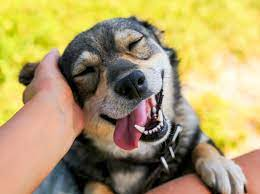
#> input picture Photos/dog.jpg, 260 x 194 px
$ python basic.py
#> lines starting #> are read from the running program, lines starting #| are printed output that depends on the picture; after the words box and inside, x2 and y2 are one past the last pixel; in counts of white or black regions, pixels touching at a corner belong together
import cv2 as cv

img = cv.imread('Photos/dog.jpg')
#> img is the input picture: shape (194, 260, 3); mean B, G, R 105.7, 157, 175.3
cv.imshow('dog', img)

# Converting to grayscale
gray = cv.cvtColor(img, cv.COLOR_BGR2GRAY)
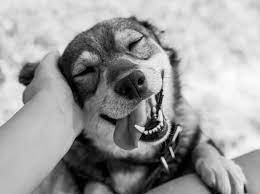
#> gray: shape (194, 260); min 0, max 253, mean 156.6
# cv.imshow('gray', gray)

#Blur
blur = cv.GaussianBlur(img, (3,3), cv.BORDER_DEFAULT)
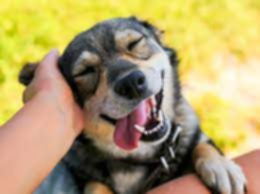
#> blur: shape (194, 260, 3); mean B, G, R 105.7, 157, 175.3
# cv.imshow('Blur', blur)

#Edge cascade
canny = cv.Canny(blur, 125, 175)
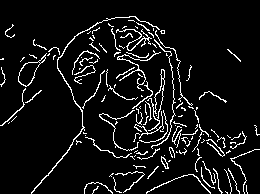
#> canny: shape (194, 260); 7.6% white in thin lines or dots
# cv.imshow('Canny', canny)

# Resize
resized = cv.resize(img, (500,500))
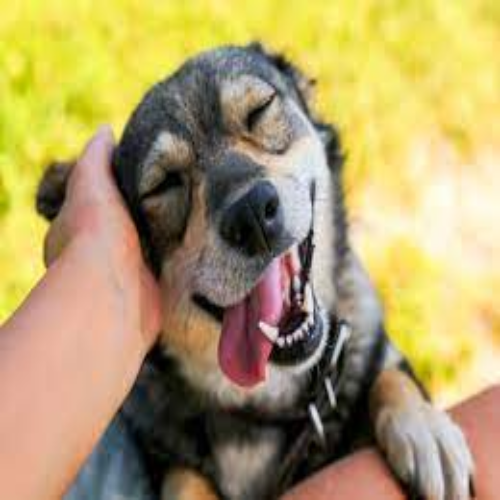
#> resized: shape (500, 500, 3); mean B, G, R 105.6, 156.8, 175.2
cv.imshow('Resized', resized)

#Crop
cropped = img[50:200, 200:400]
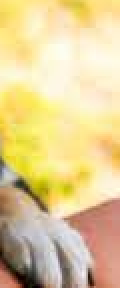
#> cropped: shape (144, 60, 3) (shown 2 times larger); mean B, G, R 148.8, 205, 226.5
cv.imshow('cropped', cropped)

cv.waitKey(0)

$ run again, with Photos/cat.jpg copied over Photos/dog.jpg
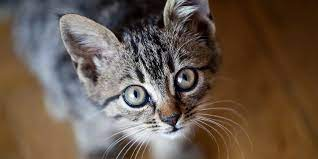
#> input picture Photos/cat.jpg, 318 x 159 px
#> img is the input picture: shape (159, 318, 3); mean B, G, R 75.5, 88.6, 105.2
#> `canny = cv.Canny(blur, 125, 175)`:
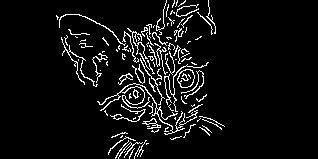
#> canny: shape (159, 318); 6.3% white in thin lines or dots, all inside (x1, y1, x2, y2) = (56, 0, 225, 159)
#> `cropped = img[50:200, 200:400]`:
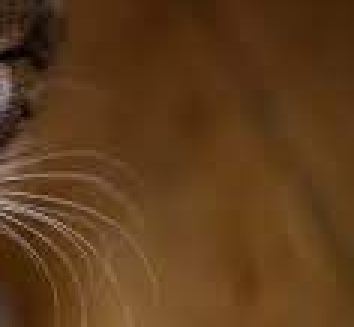
#> cropped: shape (109, 118, 3) (shown 3 times larger); mean B, G, R 27.3, 59.7, 93.7

$ run again, with Photos/cat2.jpg copied over Photos/dog.jpg
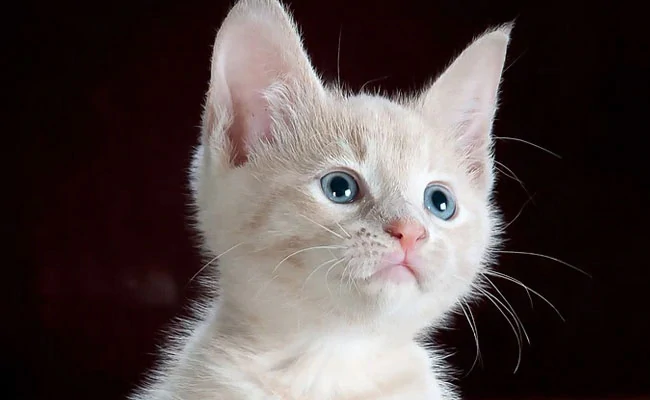
#> input picture Photos/cat2.jpg, 650 x 400 px
#> img is the input picture: shape (400, 650, 3); mean B, G, R 70.2, 71.4, 82.5
#> `canny = cv.Canny(blur, 125, 175)`:
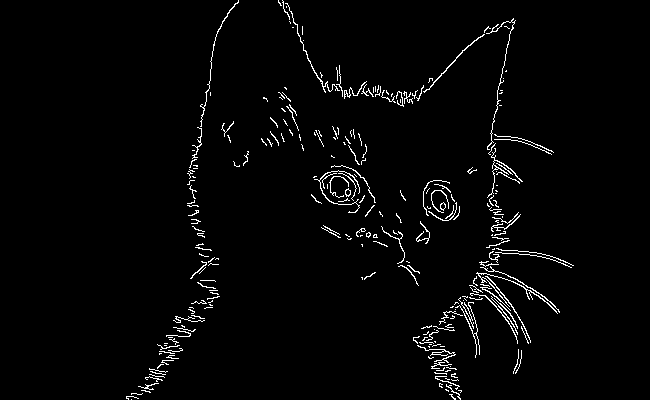
#> canny: shape (400, 650); 2.4% white in thin lines or dots, all inside (x1, y1, x2, y2) = (126, 0, 574, 400)
#> `cropped = img[50:200, 200:400]`:
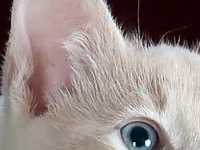
#> cropped: shape (150, 200, 3); mean B, G, R 137.7, 140.9, 154.3

$ run again, with Photos/cat4.jpg copied over Photos/dog.jpg
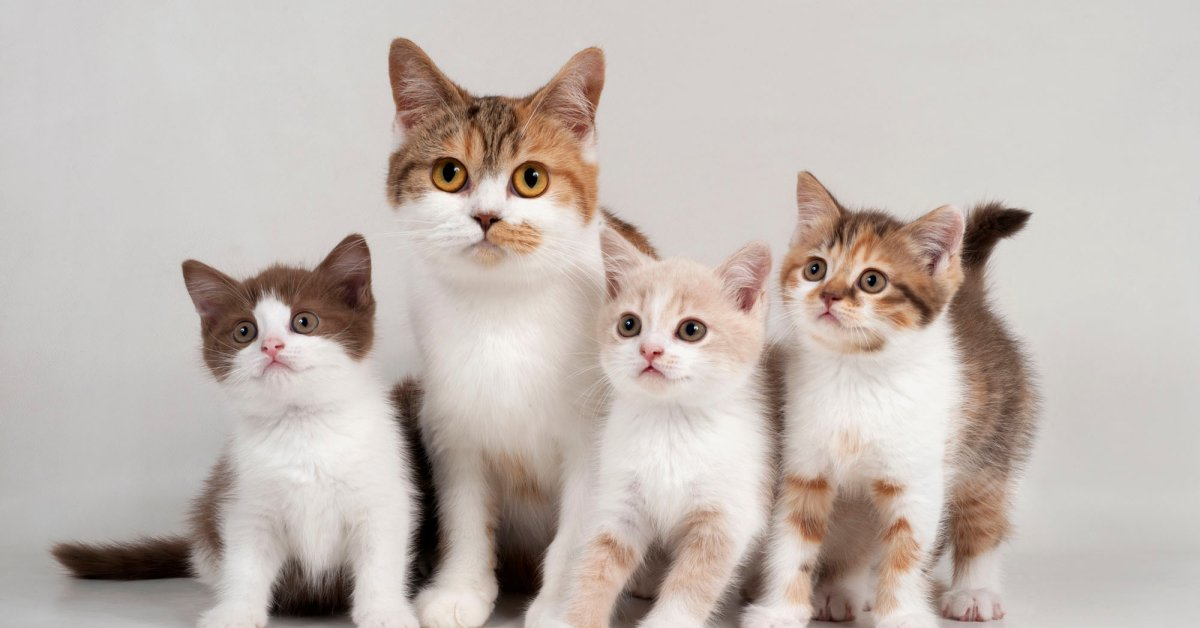
#> input picture Photos/cat4.jpg, 1200 x 628 px
#> img is the input picture: shape (628, 1200, 3); mean B, G, R 177.6, 183.9, 193.7
#> `canny = cv.Canny(blur, 125, 175)`:
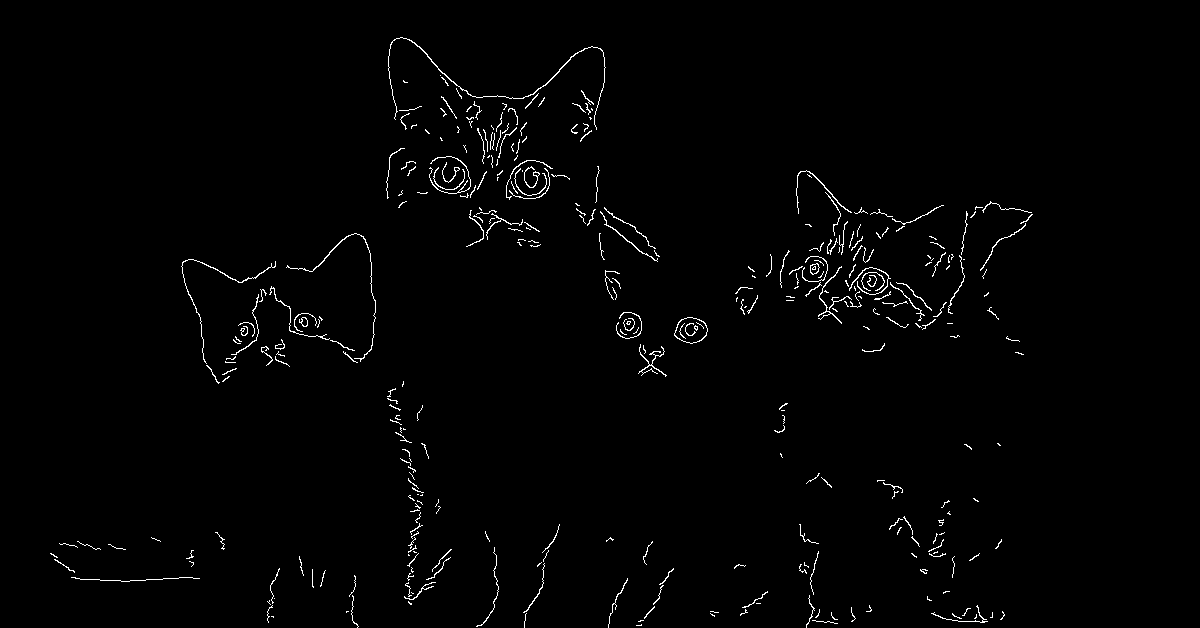
#> canny: shape (628, 1200); 1.3% white in thin lines or dots, all inside (x1, y1, x2, y2) = (50, 37, 1033, 628)
#> `cropped = img[50:200, 200:400]`:
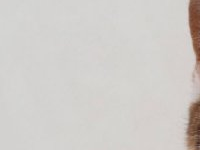
#> cropped: shape (150, 200, 3); mean B, G, R 201.5, 204.9, 208.1
